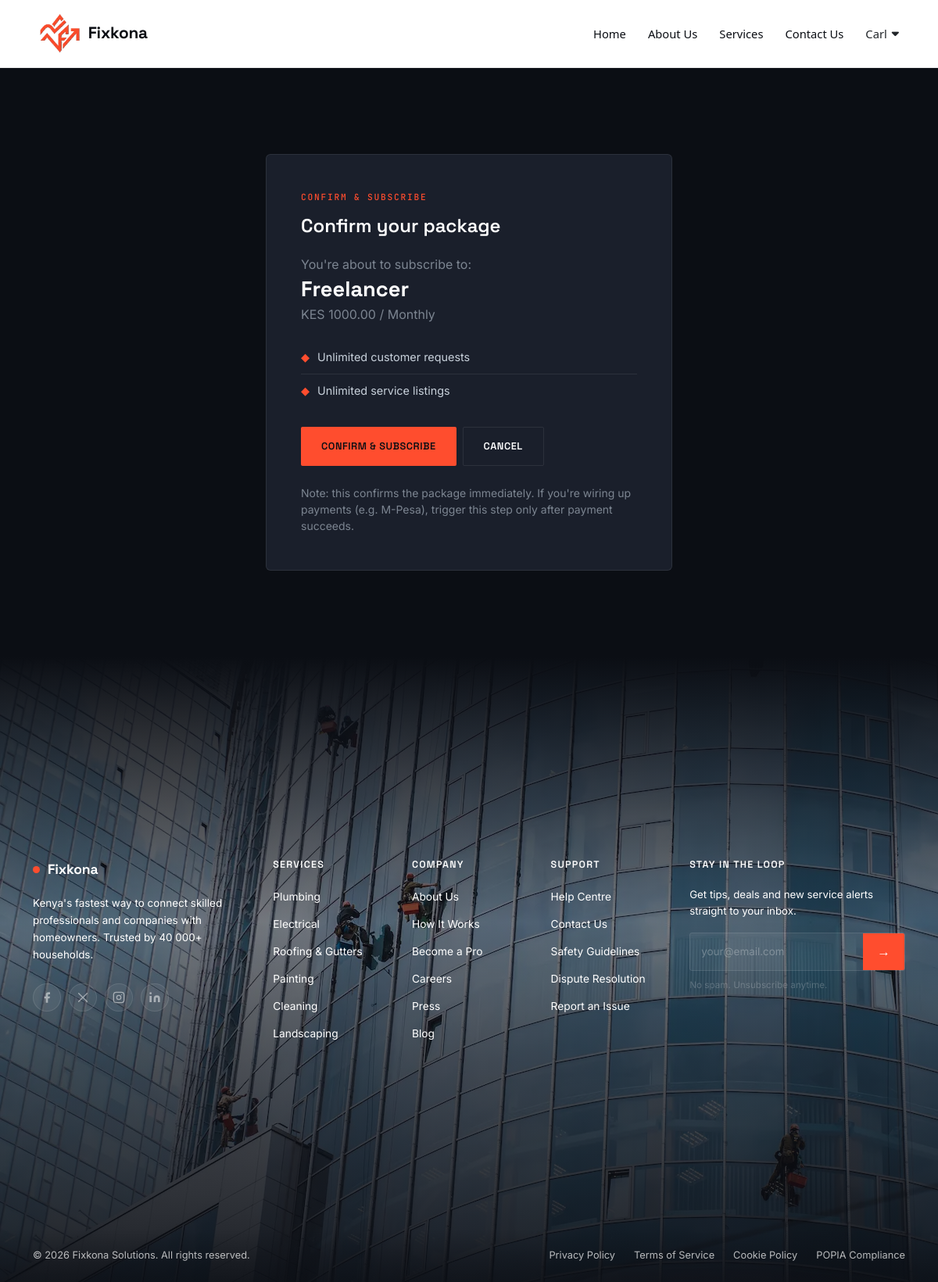
The page /packages/subscribe/4/ (signed in) on the database its author committed.
### Match/models.py (models this page shows, shortened)
class User(AbstractUser):
    role = models.CharField(max_length=20, choices=USER_ROLES)
    phone = models.CharField(max_length=20, blank=True)
    location = models.CharField(max_length=100, blank=True)
    avatar = models.ImageField(upload_to='avatars/', blank=True, null=True)
    THEME_CHOICES = (
        ('system', 'Match System'),
        ('light', 'Light'),
        ('dark', 'Dark'),
    )
    theme_preference = models.CharField(max_length=10, choices=THEME_CHOICES, default='system')
    email_notifications = models.BooleanField(default=True)
    sms_notifications = models.BooleanField(default=False)
    request_update_alerts = models.BooleanField(
        default=True, help_text="Notify when a service request changes status."
    )
    marketing_emails = models.BooleanField(default=False)
    PROFILE_VISIBILITY_CHOICES = (
        ('public', 'Public'),
        ('private', 'Private'),
    )
    profile_visibility = models.CharField(
        max_length=10, choices=PROFILE_VISIBILITY_CHOICES, default='public'
    )
    show_phone_publicly = models.BooleanField(default=True)
    LANGUAGE_CHOICES = (
        ('en', 'English'),
        ('sw', 'Kiswahili'),
    )
    preferred_language = models.CharField(max_length=5, choices=LANGUAGE_CHOICES, default='en')

class SubscriptionPlan(models.Model):
    BILLING_CYCLE_CHOICES = (
        ('monthly', 'Monthly'),
        ('quarterly', 'Quarterly'),
        ('yearly', 'Yearly'),
    )
    name = models.CharField(max_length=100, unique=True)
    slug = models.SlugField(unique=True, blank=True)
    description = models.TextField(blank=True)
    price = models.DecimalField(max_digits=10, decimal_places=2, default=0)
    billing_cycle = models.CharField(max_length=20, choices=BILLING_CYCLE_CHOICES, default='monthly')
    duration_days = models.PositiveIntegerField(
        default=30,
        help_text="Length of one subscription period in days, after which renewal is required."
    )
    max_services = models.PositiveIntegerField(
        null=True, blank=True,
        help_text="Max number of services this provider may list while subscribed. Leave blank for unlimited."
    )
    max_requests = models.PositiveIntegerField(
        null=True, blank=True,
        help_text="Max number of customer requests this provider may receive per billing period. Leave blank for unlimited."
    )
    is_featured = models.BooleanField(
        default=False,
        help_text="Featured providers are boosted/badged in search results."
    )
    is_active = models.BooleanField(default=True, help_text="Whether this plan is currently offered to providers.")
    created_at = models.DateTimeField(auto_now_add=True)
    class Meta:
        ordering = ['price']

### Match/views.py (the view, shortened to what this page needs)
# urls.py: path('packages/subscribe/<int:plan_id>/', views.subscribe_to_plan, name='subscribe_to_plan'),
@login_required
def subscribe_to_plan(request, plan_id):
    if request.user.role != 'company':
        return redirect('login')
    provider = get_object_or_404(ServiceProvider, user=request.user)
    plan = get_object_or_404(SubscriptionPlan, id=plan_id, is_active=True)
    return render(request, 'Match/confirm_subscription.html', {
        'provider': provider,
        'plan': plan,
    })

### Match/models.py (called while the page is built)
    @property
    def active_subscription(self):
        sub = self.subscriptions.filter(status='active').order_by('-created_at').first()
        if sub:
            sub.refresh_status()
            if sub.status != 'active':
                return None
        return sub

### Match/templates/Match/confirm_subscription.html (shortened to what this page needs)
{% extends "Match/base.html" %}
{% block content %}
<link rel="stylesheet" href="https://cdn.jsdelivr.net/npm/bootstrap@5.3.2/dist/css/bootstrap.min.css">
<div class="premium-page">
    <div class="container">
        <div class="premium-confirm-card">
            <span class="premium-eyebrow">Confirm &amp; Subscribe</span>
            <h4>Confirm your package</h4>
            <p style="margin-bottom: 4px;">You're about to subscribe to:</p>
            <h3>{{ plan.name }}</h3>
            <p>KES {{ plan.price }} / {{ plan.get_billing_cycle_display }}</p>
            <ul>
                <li>
                    <span class="dot">&#9670;</span>
                    {% if plan.max_requests %}
                        Up to {{ plan.max_requests }} customer requests per {{ plan.duration_days }}-day period
                    {% else %}
                        Unlimited customer requests
                    {% endif %}
                </li>
                <li>
                    <span class="dot">&#9670;</span>
                    {% if plan.max_services %}
                        Up to {{ plan.max_services }} service listing(s)
                    {% else %}
                        Unlimited service listings
                    {% endif %}
                </li>
            </ul>
            <form method="post" class="mt-4">
                <div class="d-flex gap-2">
                    <button type="submit" class="premium-btn">Confirm &amp; Subscribe</button>
                    <a href="{% url 'subscription_plans' %}" class="premium-btn is-outline">Cancel</a>
                </div>
            </form>
            <p class="small mt-4 mb-0">
                Note: this confirms the package immediately. If you're wiring up
                payments (e.g. M-Pesa), trigger this step only after payment succeeds.
            </p>
        </div>
    </div>
</div>
{% endblock %}

### Match/templates/Match/base.html (shortened to what this page needs)
{% load static %}
<!DOCTYPE html>
<html lang="en">
<head>
    <link rel="stylesheet" href="https://cdnjs.cloudflare.com/ajax/libs/font-awesome/6.5.0/css/all.min.css">
</head>
<body class="{% block body_class %}{% endblock %}">
<header id="siteHeader">
    <a href="{% url 'landing_page' %}" class="logo">
        <img src="{% static 'images/logo3.png' %}" alt="Fixkona Logo Asset">
        <span>Fixkona</span>
    </a>
    <nav id="siteNav">
        <a href="{% url 'landing_page' %}">Home</a>
        <a href="{% url 'about_page' %}">About Us</a>
        <a href="{% url 'services' %}">Services</a>
        <a href="{% url 'contact_page' %}">Contact Us</a>
        {% if user.is_authenticated %}
            <div class="dropdown" id="navDropdown">
                <span>{{ user.username }} <i class="fa fa-caret-down"></i></span>
            </div>
        {% else %}
            <a href="{% url 'login' %}">Login</a>
            <a href="{% url 'provider_signup_step1' %}" class="nav-cta">Sign Up as Pro</a>
        {% endif %}
    </nav>
</header>
<main>
    {% block content %}{% endblock %}
</main>
<footer class="im-footer im-footer--rich">
    <div class="im-footer__top">
        <div class="container">
            <div class="im-footer__grid">
                <div class="im-footer__brand-col">
                    <a href="#" class="im-footer__logo">
                        <span class="im-footer__logo-dot"></span>
                        <span>Fixkona</span>
                    </a>
                    <p class="im-footer__tagline">
                        Kenya's fastest way to connect skilled professionals and companies  with homeowners. Trusted by 40 000+ households.
                    </p>
                    <div class="im-footer__socials">
                        <a href="#" class="im-footer__social-link" aria-label="Facebook">
                            <svg width="16" height="16" viewBox="0 0 24 24" fill="currentColor"><path d="M18 2h-3a5 5 0 0 0-5 5v3H7v4h3v8h4v-8h3l1-4h-4V7a1 1 0 0 1 1-1h3z"/></svg>
                        </a>
                        <a href="#" class="im-footer__social-link" aria-label="Twitter/X">
                            <svg width="16" height="16" viewBox="0 0 24 24" fill="currentColor"><path d="M4 4l16 16M4 20L20 4" stroke="currentColor" stroke-width="2" fill="none" stroke-linecap="round"/></svg>
                        </a>
                        <a href="#" class="im-footer__social-link" aria-label="Instagram">
                            <svg width="16" height="16" viewBox="0 0 24 24" fill="none" stroke="currentColor" stroke-width="2"><rect x="2" y="2" width="20" height="20" rx="5" ry="5"/><circle cx="12" cy="12" r="4"/><circle cx="17.5" cy="6.5" r="1" fill="currentColor" stroke="none"/></svg>
                        </a>
                        <a href="#" class="im-footer__social-link" aria-label="LinkedIn">
                            <svg width="16" height="16" viewBox="0 0 24 24" fill="currentColor"><path d="M16 8a6 6 0 0 1 6 6v7h-4v-7a2 2 0 0 0-2-2 2 2 0 0 0-2 2v7h-4v-7a6 6 0 0 1 6-6zM2 9h4v12H2z"/><circle cx="4" cy="4" r="2"/></svg>
                        </a>
                    </div>
                </div>
                <div class="im-footer__nav-col">
                    <h4 class="im-footer__nav-heading">Services</h4>
                    <ul class="im-footer__nav-list">
                        <li><a href="#">Plumbing</a></li>
                        <li><a href="#">Electrical</a></li>
                        <li><a href="#">Roofing &amp; Gutters</a></li>
                        <li><a href="#">Painting</a></li>
                        <li><a href="#">Cleaning</a></li>
                        <li><a href="#">Landscaping</a></li>
                    </ul>
                </div>
                <div class="im-footer__nav-col">
                    <h4 class="im-footer__nav-heading">Company</h4>
                    <ul class="im-footer__nav-list">
                        <li><a href="#">About Us</a></li>
                        <li><a href="#">How It Works</a></li>
                        <li><a href="#">Become a Pro</a></li>
                        <li><a href="#">Careers</a></li>
                        <li><a href="#">Press</a></li>
                        <li><a href="#">Blog</a></li>
                    </ul>
                </div>
                <div class="im-footer__nav-col">
                    <h4 class="im-footer__nav-heading">Support</h4>
                    <ul class="im-footer__nav-list">
                        <li><a href="#">Help Centre</a></li>
                        <li><a href="#">Contact Us</a></li>
                        <li><a href="#">Safety Guidelines</a></li>
                        <li><a href="#">Dispute Resolution</a></li>
                        <li><a href="#">Report an Issue</a></li>
                    </ul>
                </div>
                <div class="im-footer__newsletter-col">
                    <h4 class="im-footer__nav-heading">Stay in the loop</h4>
                    <p class="im-footer__newsletter-sub">Get tips, deals and new service alerts straight to your inbox.</p>
                    <div class="im-footer__newsletter-form">
                        <input type="email" class="im-footer__newsletter-input" placeholder="your@email.com" aria-label="Email address">
                        <button class="im-footer__newsletter-btn" type="button">→</button>
                    </div>
                    <p class="im-footer__newsletter-legal">No spam. Unsubscribe anytime.</p>
                </div>
            </div>
        </div>
    </div>
    <div class="im-footer__bottom">
        <div class="container d-flex flex-wrap justify-content-between align-items-center gap-3">
            <p class="mb-0 small">&copy; 2026 Fixkona Solutions. All rights reserved.</p>
            <nav aria-label="Legal links" class="d-flex gap-4 flex-wrap">
                <a href="#" class="small">Privacy Policy</a>
                <a href="#" class="small">Terms of Service</a>
                <a href="#" class="small">Cookie Policy</a>
                <a href="#" class="small">POPIA Compliance</a>
            </nav>
        </div>
    </div>
</footer>
</body>
</html>

### Match/templates/Match/confirm_subscription.html (style rules this page uses)
.premium-page { --ink: #0B0E14; --panel: #1A1F2B; --panel-line: rgba(255,255,255,0.08); --signal: #FF4D2E; --signal-dim: #C23A21; --live: #39FF6A; --text-muted: #7C8591; --white: #FFFFFF; background-color: var(--ink); color: var(--white); font-family: 'Inter', sans-serif; padding: 110px 0; }
.premium-eyebrow { font-family: 'JetBrains Mono', monospace; font-size: 0.7rem; font-weight: 500; letter-spacing: 0.16em; text-transform: uppercase; color: var(--signal); display: block; margin-bottom: 14px; }
.premium-confirm-card { max-width: 520px; margin: 0 auto; background: var(--panel); border: 1px solid var(--panel-line); border-radius: 6px; padding: 46px 44px; }
.premium-confirm-card h4 { font-family: 'Space Grotesk', sans-serif; font-weight: 600; color: var(--white); margin-bottom: 22px; }
.premium-confirm-card h3 { font-family: 'Space Grotesk', sans-serif; font-weight: 700; font-size: 1.7rem; color: var(--white); margin-bottom: 4px; }
.premium-confirm-card p { color: var(--text-muted); }
.premium-confirm-card ul { list-style: none; padding: 0; margin: 22px 0 26px; }
.premium-confirm-card ul li { font-size: 0.9rem; color: #C9D2DC; padding: 10px 0; border-top: 1px solid var(--panel-line); display: flex; gap: 10px; }
.premium-confirm-card ul li:first-child { border-top: none; }
.premium-confirm-card ul li .dot { color: var(--signal); flex-shrink: 0; }
.premium-btn { display: inline-flex; align-items: center; justify-content: center; background: var(--signal); color: var(--ink) !important; border: none; border-radius: 2px; font-family: 'Space Grotesk', sans-serif; font-weight: 600; letter-spacing: 0.04em; text-transform: uppercase; font-size: 0.8rem; padding: 14px 26px; text-decoration: none; transition: background 0.2s ease, transform 0.2s ease; cursor: pointer; }
.premium-btn.is-outline { background: transparent; color: var(--white) !important; border: 1px solid var(--panel-line); }

### rows shown on the page
User: username "Carl"
SubscriptionPlan: name "Freelancer", price "1000.00", billing_cycle "Monthly"
